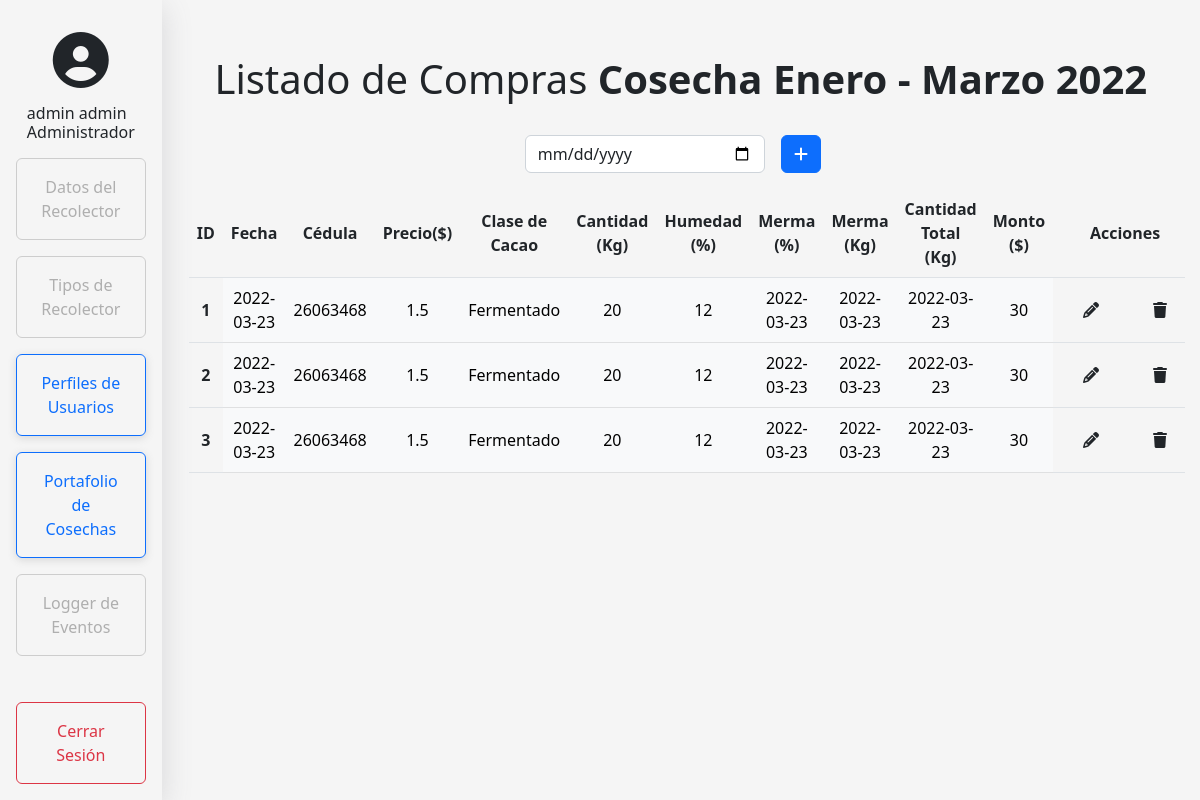
The page /cosechas/compras/1 (signed in) on the database as committed earlier.
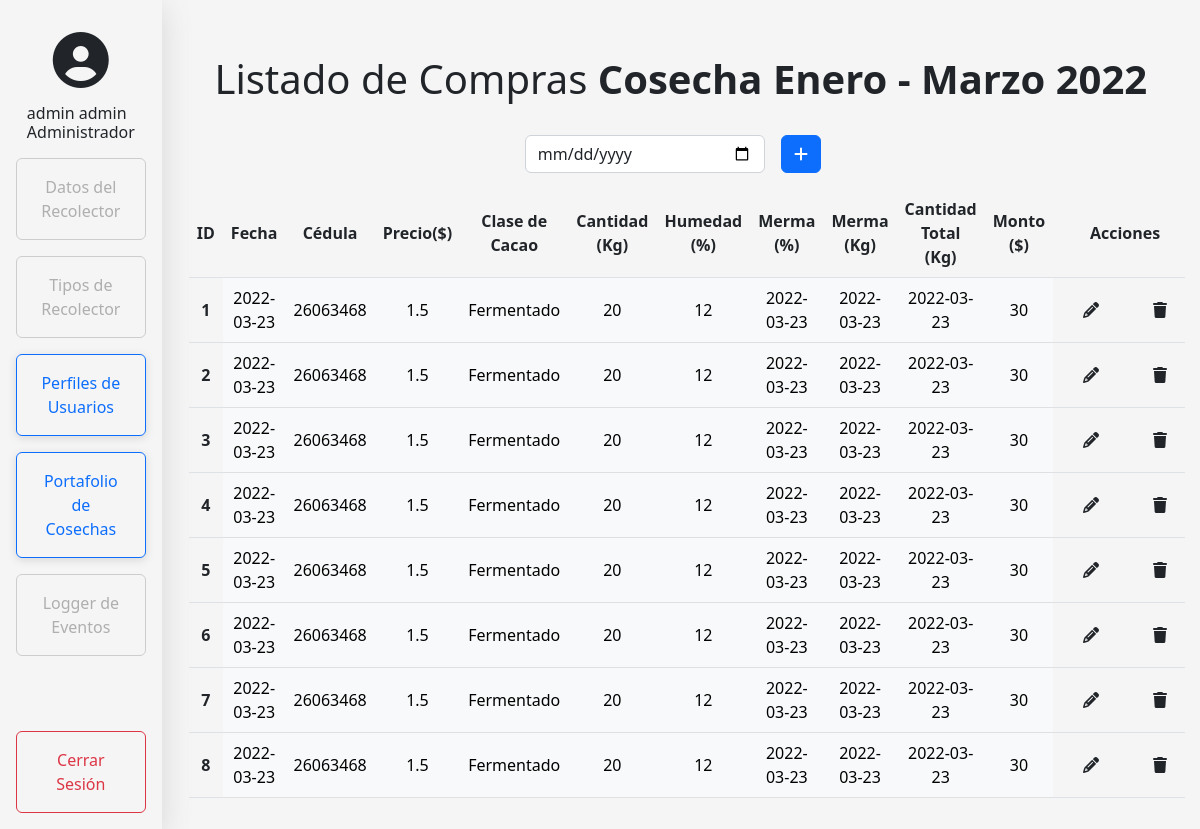
The same page on the database as committed later.
### model.py (models this page shows, shortened)
class Cosecha(db.Base):
    __tablename__ = 'cosecha'
    id = Column(Integer, primary_key=True, autoincrement = True)
    descripcion = Column(String, nullable=False)
    inicio = Column(Date, default=datetime.datetime.now())
    fin = Column(Date, default=datetime.datetime.now())
    numCosecha = relationship("Usuario")
    compra = relationship("Compra")
    activa = Column(Integer, nullable = False)

class Compra(db.Base):
    __tablename__ = 'compra'
    id = Column(Integer, primary_key=True, autoincrement = True)
    fecha = Column(Date, default=datetime.datetime.now())
    cedula = Column(Integer, ForeignKey("recolector.id"))
    tipo = Column(Integer, ForeignKey("tiporecolector.id"))
    precio = Column(Integer, default=0)
    cacao = Column(String, nullable=False)
    cantidad = Column(Integer, nullable=False)
    monto = Column(Integer, nullable=False)
    cosecha = Column(Integer, ForeignKey("cosecha.id"))
    humedad = Column(Integer, nullable=False)

### app.py (the view)
@app.route('/cosechas/compras/<id_cosecha>',methods=['GET','POST','PUT'])
def compras(id_cosecha):
    if 'username' in session:
        if session['rol'] == 1 or session['rol'] == 0:
            cosecha = db1.session.query(Cosecha).filter_by(id = id_cosecha).first()
            tipos = obtenerTiposRecolectores()
            recolectores = obtenerRecolectores()
            compras = obtenerCompras()
            if request.method=='POST':
                if recolectores != []:
                    generarCompra(request.form["id"],
                                request.form["fecha"],
                                request.form["cedula"],
                                request.form["cacao"],
                                request.form["cantidad"],
                                id_cosecha,
                                request.form["humedad"],
                                )
                    return render_template('compras.html',recolectores=recolectores, tipos=tipos, compras=compras, cosecha=cosecha)
                else:
                    flash("No se puede agregar la compra, no existen recolectores")
                    return render_template('compras.html',recolectores=recolectores, tipos=tipos, compras=compras, cosecha=cosecha)
            else:
                return render_template('compras.html',recolectores=recolectores, tipos=tipos, compras=compras, cosecha=cosecha)
        else:
            return redirect(url_for('home'))
    else:
       return redirect(url_for('login'))

### app.py (called while the page is built)
def obtenerRecolectores():
    recolectores = db1.session.query(Recolector).filter_by().all()
    return recolectores

def obtenerTiposRecolectores():
    tiposRecolectores = db1.session.query(TipoRecolector).filter_by().all()
    return tiposRecolectores

def obtenerCompras():
    compras = db1.session.query(Compra).filter_by().all()
    return compras

### templates/compras.html (shortened to what this page needs)
{% extends './home.html' %}
{% block customCSS %}
<link rel="stylesheet" href="{{ url_for('static',filename='css/login.css') }}">
{% endblock %}
{% block body %}
<main class="form-signin w-100 mb-auto mt-3 text-center justify-content-md-center row">
    {% if cosecha %}
        <h2 class=" my-4 fade-in display-6">Listado de Compras <b class="fw-bold">Cosecha {{cosecha.descripcion}}</b> </h2>
    {%endif%}
  <div class="row justify-content-md-center fade-in">
    <div class="col-md-4 d-flex justify-content-end">
          <input type="date" class="form-control my-2 search" id="myInput" onkeyup="search()" placeholder="Buscar por fecha...">
          <button type="button" class="btn btn-primary my-2 mx-3" data-bs-toggle="modal" data-bs-target="#AgregarCosecha">
            <i class="fa-solid fa-plus"></i>
          </button>
    </div>
  </div>
  {%if cosecha%}
      <div class="row justify-content-md-center fade-in">
        <div class="col-12 col-md-12 table-responsive">
          <table class="table mt-2 table-hover " id = "compras">
            <thead>
              <th scope="col">ID</th>
              <th scope="col">Fecha</th>
              <th scope="col">Cédula</th>
              <th scope="col">Precio($)</th>
              <th scope="col">Clase de Cacao</th>
              <th scope="col">Cantidad (Kg)</th>
              <th scope="col">Humedad (%)</th>
              <th scope="col">Merma (%)</th>
              <th scope="col">Merma (Kg)</th>
              <th scope="col">Cantidad Total (Kg)</th>
              <th scope="col">Monto ($)</th>
              <th scope="col">Acciones</th>
            </thead>
            <tbody>
              {%for compra in compras%}
              <tr class=" deleteOut tdEdit">
                  <th scope="row" id="{{compra.id}}">{{compra.id}}</th>
                  <form name="editCompra{{compra.id}}" action="/compras/update" method="POST">
                    <td class="table-light tdEdit" type="username" id="username">{{compra.fecha}}</td>
                    <td class="table-light tdEdit" type="username" id="username">{{compra.cedula}}</td>
                    <td class="table-light tdEdit" type="username" id="username">{{compra.precio}}</td>
                    <td class="table-light tdEdit" type="username" id="username">{{compra.cacao}}</td>
                    <td class="table-light tdEdit" type="username" id="username">{{compra.cantidad}}</td>
                    <td class="table-light tdEdit" type="username" id="username">{{compra.humedad}}</td>
                    <td class="table-light tdEdit" type="username" id="username">{{compra.fecha}}</td>
                    <td class="table-light tdEdit" type="username" id="username">{{compra.fecha}}</td>
                    <td class="table-light tdEdit" type="username" id="username">{{compra.fecha}}</td>
                    <td class="table-light tdEdit" type="username" id="username">{{compra.monto}}</td>
                  </form>
                  <td class="col-1">
                    <div class="cont">
                      <button id="editbtn" method="POST" class="edit pencil btn" role="button" onclick="handleEdit()" title="Editar Cosecha">
                        <div>
                          <i class="fa-solid fa-pencil"></i>
                        </div>
                      </button>
                      <form name="delete" action="/cosechas/delete" method="POST" class="edit trash btn" role="button" onclick="handleDelete();" title="Eliminar Cosecha">
                        <div >
                          <i class="fa-solid fa-trash"></i>
                        </div>
                      </form>
                    </div>
                  </td>
              </tr>
              {%endfor%}
            </tbody>
          </table>
        </div>
      </div>
  {%endif%}
</main>
{% endblock %}

### templates/home.html (shortened to what this page needs)
{% extends './base.html' %}
    {% block menu %}
    {% if 'username' in session%}
    <div class="d-flex flex-column p-3 bg-light sidebar " style="width: 17%; height: 100%;">
        <ul  role="button" onclick="window.location = '/'"class="nav d-flex mb-3 mr-3 justify-content-center fade-in" name="home">
            <li class=" d-flex centerList flex-column">
                <i class="fa-solid fa-circle-user display-4 m-3"></i>
            </li>
            <li class=" justify-content-center flex-column centerList mx-2" >
                <h6 class="text-left centerList">
                    {{ session['nombres'] + ' ' + session['apellidos']}}
                </h6>
                <h6 class="text-left fw-light centerList">
                    {% if session['rol'] == 0%}
                    Analista de Compras
                    {%elif session['rol'] == 1 %}
                    Administrador
                    {%else%}
                    Vendedor
                    {%endif%}
                </h6>
            </li>
        </ul>
        <ul class="nav nav-pills flex-column mb-auto upList justify-content-md-center" id="menuList">
            {% if session['rol'] == 0 %}
            <li class="align-items-center justify-content-md-center fade-in">
                <a href="{{ url_for('recolector') }}" class="w-100">
                    <button class="nav-item btn btn-outline-primary mb-3 px-4 py-3">
                        Datos del Recolector
                    </button>
                </a>
            </li>
            <li class="align-items-center justify-content-md-center fade-in">
                <a href="{{ url_for('tipo_prod') }}" class="w-100">
                    <button class="nav-item btn btn-outline-primary mb-3 px-4 py-3">
                        Tipos de Recolector
                    </button>
                </a>
            </li>
            {% else %}
            <li class="align-items-center justify-content-md-center fade-in">
                <a href="#" class="w-100 disabled">
                    <button class="nav-item btn btn-outline-primary mb-3 px-4 py-3 disabled">
                         Datos del Recolector
                    </button>
                </a>
            </li>
            <li class="align-items-center justify-content-md-center fade-in">
                <a href="#" class="w-100 disabled">
                    <button class="nav-item btn btn-outline-primary mb-3 px-4 py-3 disabled">
                        Tipos de Recolector
                    </button>
                </a>
            </li>
            {% endif %}
            {% if session['rol'] == 1 %}
            <li class="align-items-center justify-content-md-center fade-in">
                <a href="{{ url_for('admin') }}" class="w-100">
                    <button class="nav-item btn btn-outline-primary mb-3 px-4 py-3">
                        Perfiles de Usuarios
                    </button>
                </a>
            </li>
            {% endif %}
            {% if session['rol'] == 1 or session['rol'] == 0 %}
            <li class="align-items-center justify-content-md-center fade-in">
                <a href="{{ url_for('cosechas') }}" class="w-100">
                    <button class="nav-item btn btn-outline-primary mb-3 px-4 py-3">
                        Portafolio de Cosechas
                    </button>
                </a>
            </li>
            {% endif %}
            {% if session['rol'] == 2 %}
            <li class="align-items-center justify-content-md-center fade-in">
                <a href="#" class="w-100">
                    <button class="nav-item btn btn-outline-primary mb-3 px-4 py-3">
                        Logger de Eventos
                    </button>
                </a>
            </li>
            {%else%}
            <li class="align-items-center justify-content-md-center fade-in">
                <a href="#" class="w-100 disabled">
                    <button class="nav-item btn btn-outline-primary mb-3 px-4 py-3 disabled">
                        Logger de Eventos
                    </button>
                </a>
            </li>
            {%endif%}
        </ul>
        <ul class="nav nav-pills flex-column upList">
            <li class="align-items-center justify-content-md-center fade-in">
                <a href="/logout" class="w-100">
                    <button class="btn btn-outline-danger px-4 py-3 logout">
                        Cerrar Sesión
                    </button>
                </a>
            </li>
        </ul>
    </div>
    {%endif%}
        {% block body %}{% endblock %}
    {% endblock %}

### templates/base.html (shortened to what this page needs)
<!DOCTYPE html>
<html lang="en">
<head>
    <link href="https://cdn.jsdelivr.net/npm/bootstrap@5.2.0-beta1/dist/css/bootstrap.min.css"
        rel="stylesheet"
>
    {% block customCSS %}
    {% endblock %}
</head>
<body>
    {% block menu %}
    {% endblock %}
</body>
</html>

### static/css/login.css (style rules this page uses)
html, body { height: 100%; }
a.disabled { pointer-events: none; cursor: default; }
body { display: flex; align-items: center; background-color: #f5f5f5; }
.sidebar { box-shadow: rgba(99, 99, 99, 0.6) 0px 2px 8px 0px; box-shadow: rgba(100, 100, 111, 0.2) 0px 7px 29px 0px; background-color: #f5f5f5 !important; }
.nav-item.disabled { border-color: #b7b7b7; box-shadow: none; color: #898989 }
.nav-item { background-color: #f5f5f5; box-shadow: rgba(99, 99, 99, 0.2) 0px 2px 8px 0px; transition: 0.5s; width: 100% !important; }
.logout { width: 100%; }
.upList { display: flex; flex-direction: column !important; }
.upList>:last-child { margin-top: auto !important; }
.centerList { margin:auto 0px; }
.form-signin { padding: 15px; }
.cont { display: flex; flex: 0 0 auto; justify-content: center; padding: 0px; margin: -5px; }
form.edit { display: flex !important; flex: 1 0 0%; justify-content: center !important; padding: 6px 20px !important; border-radius: 40rem !important; }
button.edit { display: flex !important; flex: 1 0 0%; justify-content: center !important; padding: 6px 20px !important; border-radius: 40rem !important; }
.trash { margin: 0 6px !important; }
.pencil { margin: 0 6px !important; }
.fade-in { opacity:0; -webkit-animation:fadeIn ease-in 1; -moz-animation:fadeIn ease-in 1; animation:fadeIn ease-in 1; -webkit-animation-fill-mode:forwards; -moz-animation-fill-mode:forwards; animation-fill-mode:forwards; -webkit-animation-duration:0.3s; -moz-animation-duration:0.3s; animation-duration:0.3s; }
.table-light { vertical-align: middle; }
th { vertical-align: middle; }
td { text-align: center; vertical-align: middle; }

Rows that differ between the two databases and show on the page:
added Compra: id "4", fecha "2022-03-23", cedula "26063468", precio "1.5", cacao "Fermentado", cantidad "20", humedad "12", monto "30"
added Compra: id "5", fecha "2022-03-23", cedula "26063468", precio "1.5", cacao "Fermentado", cantidad "20", humedad "12", monto "30"
added Compra: id "6", fecha "2022-03-23", cedula "26063468", precio "1.5", cacao "Fermentado", cantidad "20", humedad "12", monto "30"
added Compra: id "7", fecha "2022-03-23", cedula "26063468", precio "1.5", cacao "Fermentado", cantidad "20", humedad "12", monto "30"
added Compra: id "8", fecha "2022-03-23", cedula "26063468", precio "1.5", cacao "Fermentado", cantidad "20", humedad "12", monto "30"
